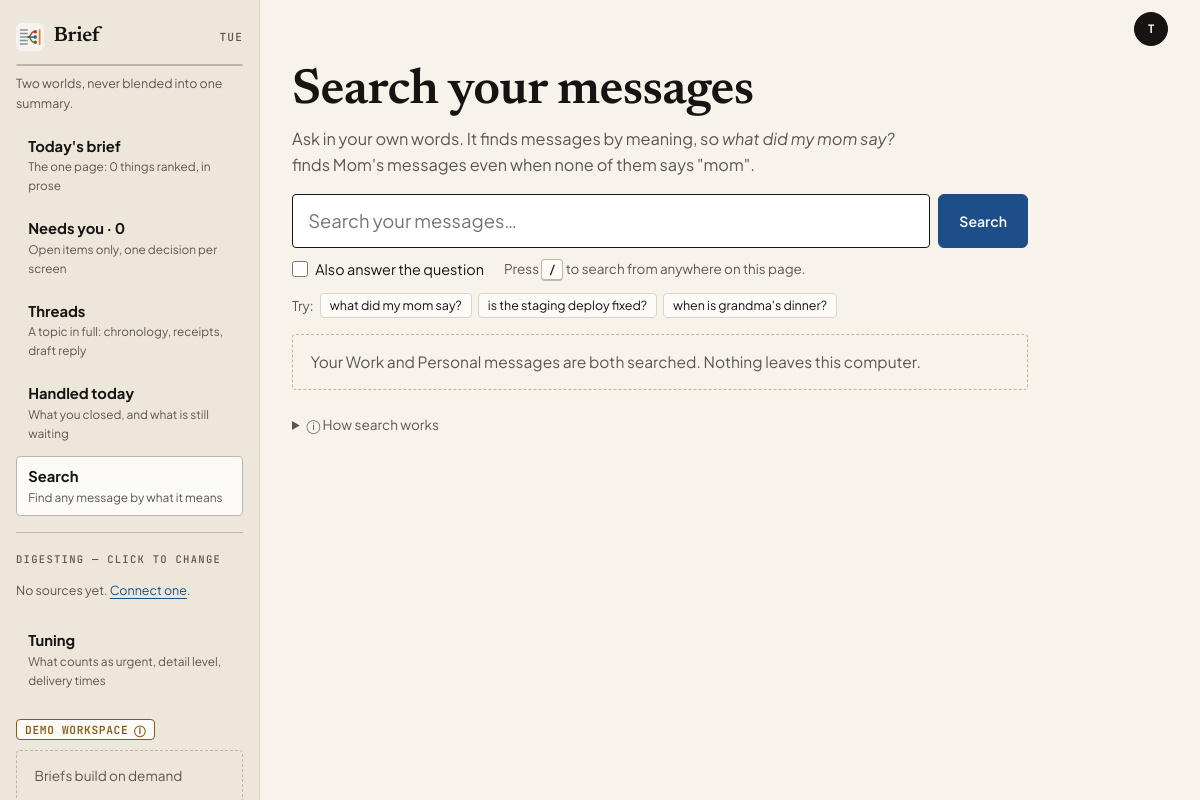
Page /search/ (signed in) on the earlier database version.
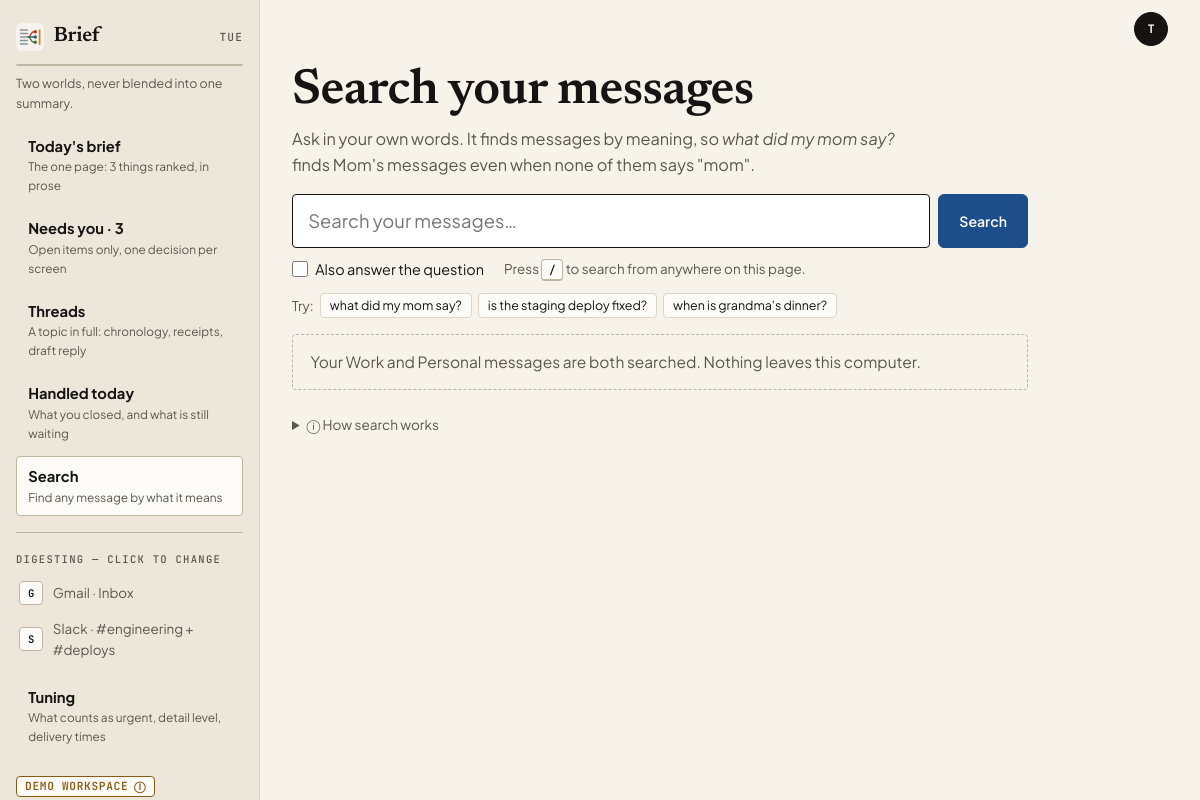
Same page on the later database version.
### unopsis/models.py (models this page shows, shortened)
class Connection(models.Model):
    class Status(models.TextChoices):
        CONNECTED = "connected", "Connected"
        ERROR = "error", "Error"
        REVOKED = "revoked", "Revoked"
    space = models.ForeignKey(Space, on_delete=models.CASCADE, related_name="connections")
    provider = models.CharField(max_length=32, choices=Provider.choices)
    external_account = models.CharField(
        max_length=254,
        help_text="Identifier at the provider, e.g. an address, workspace, or handle.",
    )
    display_name = models.CharField(max_length=120, blank=True)
    status = models.CharField(max_length=16, choices=Status.choices, default=Status.CONNECTED)
    read_only = models.BooleanField(default=True)
    token_ref = models.CharField(
        max_length=200, blank=True,
        help_text=(
            "Opaque pointer to credentials held in a secrets store. No token "
            "material is ever written to this table."
        ),
    )
    included_scopes = models.JSONField(
        default=list, blank=True,
        help_text=(
            'Which channels/labels/chats count, e.g. '
            '[{"id":"C08KJ21X","name":"#engineering","type":"channel"}]. '
            "Excluded scopes are simply absent."
        ),
    )
    last_synced_at = models.DateTimeField(null=True, blank=True)
    last_error = models.TextField(blank=True)
    class Meta:
        ordering = ["space", "provider", "external_account"]
        constraints = [
            models.UniqueConstraint(
                fields=["space", "provider", "external_account"],
                name="uniq_connection_per_space_provider_account",
            )
        ]

### unopsis/ai_views.py (the view)
# urls.py: path("search/", ai_views.app_search, name="app-search"),
@login_required
def app_search(request):
    world = request.GET.get("world")
    kind = world if world in ("work", "personal") else "work"
    space = ui.current_space(kind, request.user)
    brief = ui.latest_brief(space)
    form = SearchForm(request.GET or None)
    found, status_code = _search_and_answer(request, form)
    outcome, answer = found["outcome"], found["answer"]
    if outcome:
        _attach_threads(outcome["results"], request.user)
    if answer is not None:
        answer = {**answer, "plain_note": ANSWER_NOTES.get(answer.get("status"), "")}
        if answer.get("answer"):
            shown = len(outcome["results"]) if outcome else 0
            answer["html"] = _linked_answer(answer["answer"], shown)
    context = {
        "active": "search",
        "brief": brief,
        **ui.sidebar_context(kind, space, brief, timezone.now()),
        "form": form,
        "q": form.cleaned_data.get("q", "") if form.is_bound and form.is_valid() else request.GET.get("q", ""),
        "outcome": outcome,
        "answer": answer,
        "error": found["error"],
        "examples": EXAMPLE_QUERIES,
        "status": _status(),
    }
    return render(request, "unopsis/app/search.html", context, status=status_code)

### unopsis/ai_views.py
class SearchForm(forms.Form):
    q = forms.CharField(
        label="Search your messages", required=False, strip=True,
        max_length=semantic_search.MAX_QUERY_CHARS,
        widget=forms.TextInput(attrs={
            "class": "form-control", "autofocus": True,
            "placeholder": "e.g. what did my mom say?  /  is the staging deploy fixed?",
        }),
    )
    ask = forms.BooleanField(
        label="Also answer with the local model (slow on a laptop CPU)", required=False,
        widget=forms.CheckboxInput(attrs={"class": "form-check-input"}),
    )

### unopsis/ai/groq_client.py (called while the page is built)
def is_configured():
    return bool(getattr(settings, "GROQ_API_KEY", ""))

### unopsis/ai/local_llm.py (called while the page is built)
def model_name():
    return getattr(settings, "AI_LOCAL_MODEL", "ibm-granite/granite-3.3-2b-instruct")

def is_loaded():
    return bool(_loaded)

### unopsis/ai/semantic_search.py (called while the page is built)
def model_name():
    return getattr(settings, "AI_EMBED_MODEL", "sentence-transformers/all-MiniLM-L6-v2")

def is_loaded():
    return bool(_model)

### unopsis/app_urls.py (called while the page is built)
    def to_url(self, value):
        return value

### unopsis/templatetags/app_ui.py (called while the page is built)
@register.filter
def initials(name):
    parts = str(name or "").replace(".", " ").split()
    return "".join(part[0] for part in parts[:2]).upper() or "?"

### templates/unopsis/app/search.html (shortened to what the changed rows need)
{% extends "unopsis/app/shell.html" %}
{% load static app_ui %}
{% block extra_css %}{{ block.super }}<link rel="stylesheet" href="{% static 'css/search.css' %}">{% endblock %}
{% block rail %}{% include "unopsis/app/_rail_world.html" %}{% endblock %}
{% block rail_foot %}{% include "unopsis/app/_rail_world_foot.html" %}{% endblock %}
{% block app_content %}
<h1 class="page-title">Search your messages</h1>
<form class="search-form my-3" method="get" action="{% url 'app-search' %}" role="search" data-search-form>
  <div class="search-examples" aria-label="Try an example">
    <span class="meta">Try:</span>
    {% for example in examples %}
      <a class="chip" href="{% url 'app-search' %}?world={{ world }}&amp;q={{ example|urlencode }}" data-search-example>{{ example }}</a>
    {% endfor %}
  </div>
</form>
{% endblock %}

### templates/unopsis/app/_rail_world.html (shortened to what this page needs)
{% load static app_ui %}
<div class="rail-brand">
  <img class="rail-logo" src="{% static 'img/unopsis-logo.svg' %}" alt="">
  {% if world == 'work' %}Brief{% else %}Catch up{% endif %}
  <span class="rail-day">{{ today|date:"D" }}</span>
</div>
<nav class="segmented" aria-label="Switch world">
  <a href="{% url 'app-work-brief' %}" class="{% if world == 'work' %}is-on{% endif %}"
     {% if world == 'work' %}aria-current="page"{% endif %}>Work</a>
  <a href="{% url 'app-personal-catchup' %}" class="{% if world == 'personal' %}is-on{% endif %}"
     {% if world == 'personal' %}aria-current="page"{% endif %}>Personal</a>
</nav>
<p class="rail-note">{% if world == 'work' %}Two worlds, never blended into one summary.{% else %}Different sources, different ranking.{% endif %}</p>
{% if world == 'work' %}
  <a class="rail-link {% if active == 'brief' %}is-active{% endif %}" href="{% url 'app-work-brief' %}">
    <strong>Today's brief</strong><small>The one page: {{ needs_you_count }} thing{{ needs_you_count|pluralize }} ranked, in prose</small></a>
  <a class="rail-link {% if active == 'needs-you' %}is-active{% endif %}" href="{% url 'app-work-needs-you' %}">
    <strong>Needs you · {{ needs_you_count }}</strong><small>Open items only, one decision per screen</small></a>
  <a class="rail-link {% if active == 'threads' %}is-active{% endif %}"
     href="{% if first_needs_you %}{% url 'app-thread' 'work' first_needs_you.pk %}{% else %}{% url 'app-work-brief' %}{% endif %}">
    <strong>Threads</strong><small>A topic in full: chronology, receipts, draft reply</small></a>
  <a class="rail-link {% if active == 'handled' %}is-active{% endif %}" href="{% url 'app-work-handled' %}">
    <strong>Handled today</strong><small>What you closed, and what is still waiting</small></a>
  <a class="rail-link {% if active == 'search' %}is-active{% endif %}" href="{% url 'app-search' %}?world=work">
    <strong>Search</strong><small>Find any message by what it means</small></a>
  <hr>
  <p class="rail-label">Digesting — click to change</p>
  {% for row in connections %}
    <a class="rail-source {% if row.broken %}is-broken{% endif %}" href="{% url 'app-setup-scope' %}">
      <span class="tile">{{ row.connection|provider_letter }}</span>
      <span>{% if row.broken %}{{ row.connection.get_provider_display }} · can't sync{% else %}{{ row.label }}{% endif %}</span>
    </a>
  {% empty %}
    <p class="rail-note">No sources yet. <a href="{% url 'app-setup-sources' %}">Connect one</a>.</p>
  {% endfor %}
  <a class="rail-link mt-2" href="{% url 'app-setup-tuning' %}">
    <strong>Tuning</strong><small>What counts as urgent, detail level, delivery times</small></a>
{% endif %}

Differences in the rows shown:
added Connection: connection|provider_letter "G", label "Gmail · Inbox"
added Connection: connection|provider_letter "S", label "Slack · #engineering + #deploys"
Other differences:
{{ needs_you_count }}: "0" → "3"
text no longer shown: "No sources yet. Connect one . Briefs build on demand"
